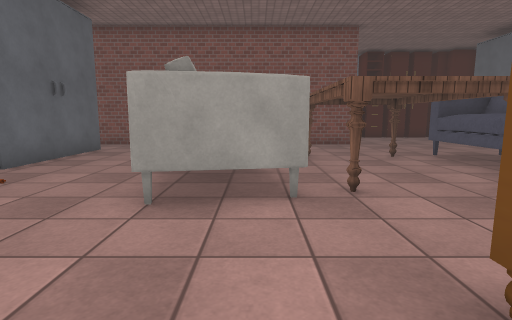
view 1 (above)

18 first-person views from a walk through a Unity game level. The camera is 1.2 m above the floor, tilts 8° down and sees 80° across. Doors are open. The floor is counted in squares, 1 m on a side. Each view is taken from the middle of a square. On the plan, view 1 faces up. The plan holds only what a view shows up to about 13 squares ahead; the rest is blank. The player character is not drawn. Some animated figures are left out. Some surface patterns are stand-ins.

view 2
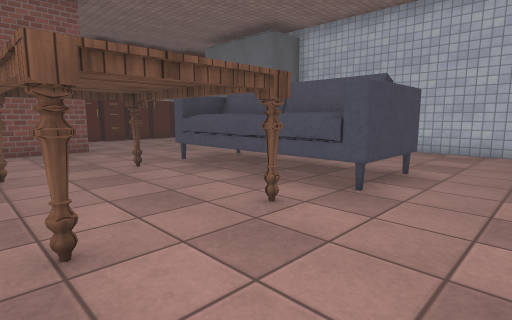

view 3
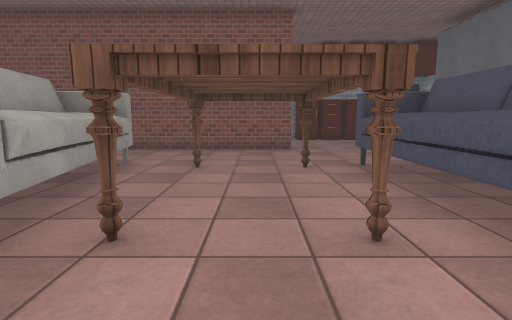

view 4
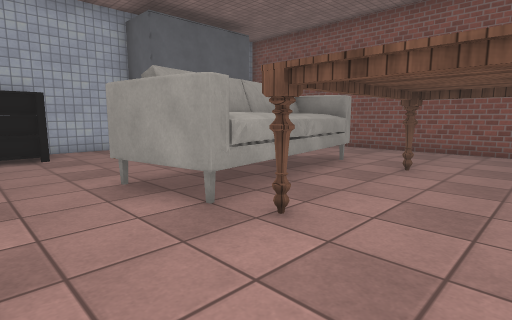

view 5
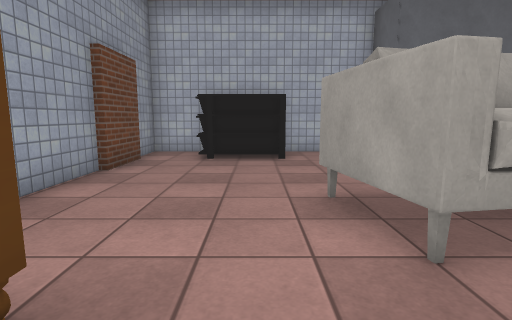

view 6
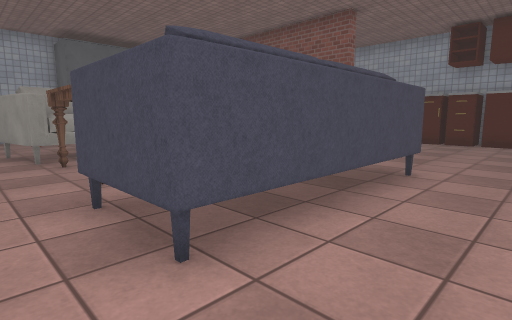

view 7
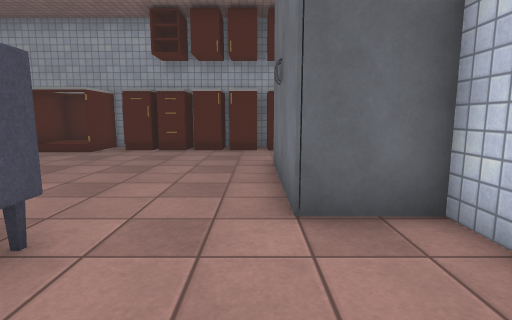

view 8
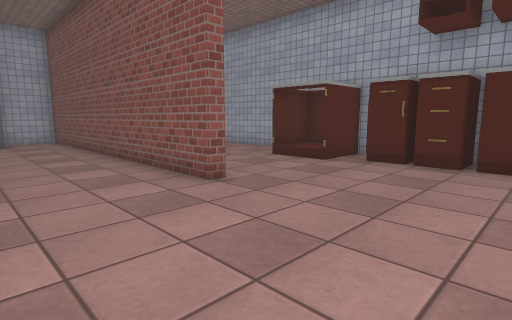

view 9
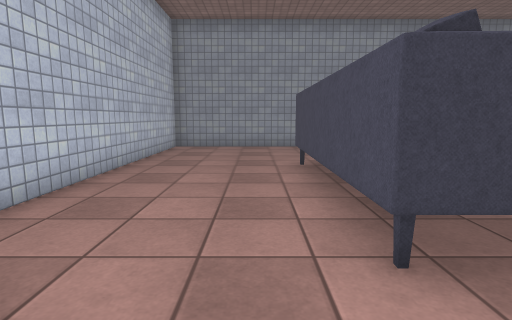

view 10
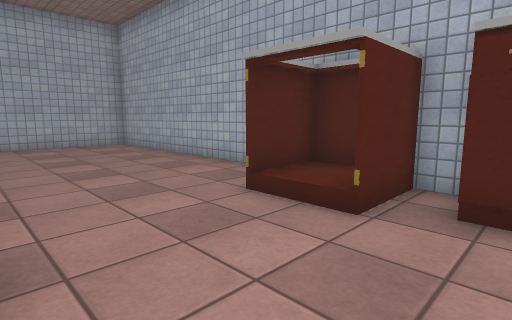

view 11
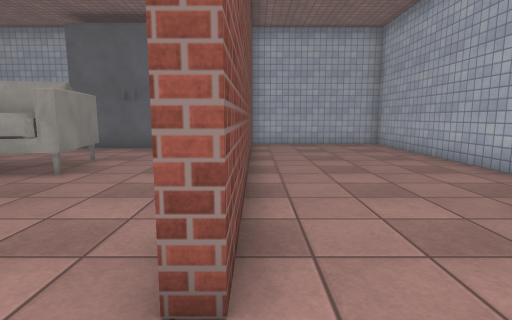

view 12
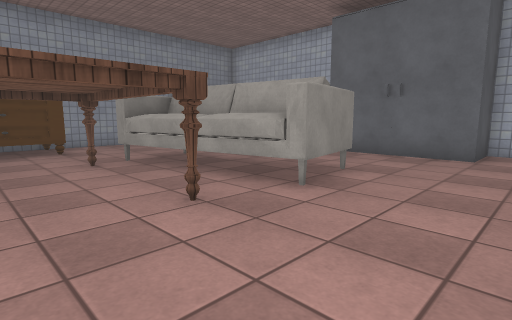

view 13
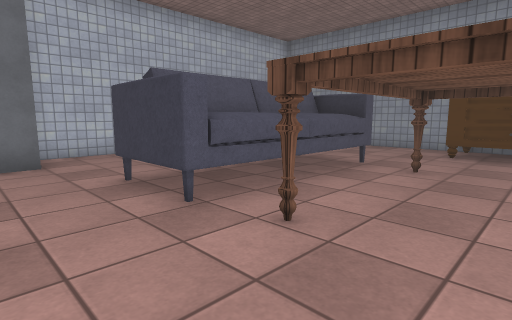

view 14
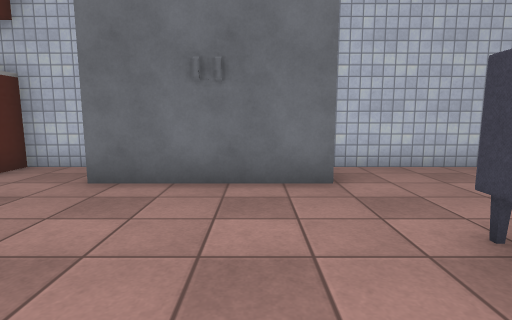

view 15
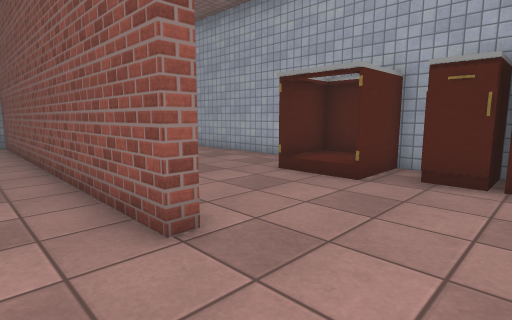

view 16
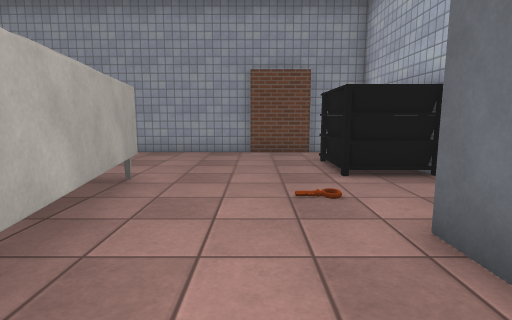

view 17
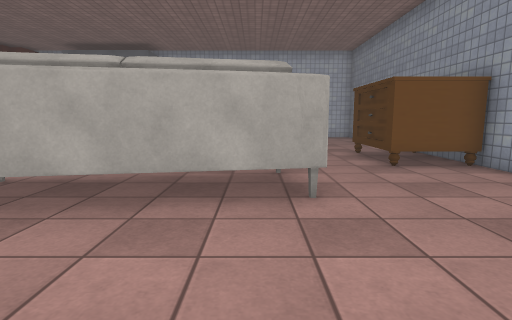

view 18
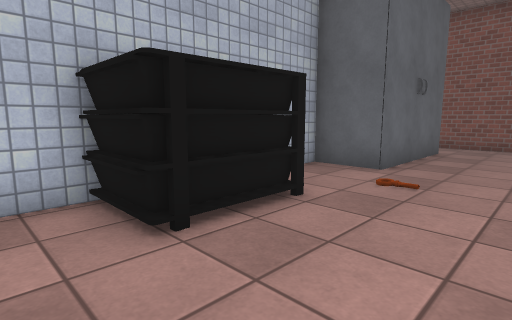

### Floor plan
Key: @ floor where view 1 was taken; # wall or solid block; . main floor; : floor 0.25 m higher than the main floor; D open door; O other object.
Columns run from 8 left of view 1 to 13 right of it. Each row starts with its distance up from view 1.
 20 ###################
 19 #.........#:#OOOOOO
 18 #.........#:#OOOOOOO##
 17 #..........DD........#
 16 #....................#
 15 #..................#
 14 #############......O
 13 #..................O
 12 #..................O
 11 OOO................OO
 10   O....OO.....OOO....#
  9   O...OOO.OOO.OOO....#
  8   O...OOO.O.O.OOO....#
  7 ###...OOO.O.O.OOO....#
  6 #.....OOO.O.O.OOO....#
  5 #..O..OOOOOOO.OOO....#
  4 OOO....OO.....OOO....#
  3 OOO..................#
  2 OOO..................#
  1 O.........OOO........#
  0 #.......@.O O........#
 -1 ######################

Where each view was taken, in squares from view 1:
view 1: 0 up, 0 right, facing up
view 2: 2 up, 1 right, facing up-right
view 3: 2 up, 3 right, facing up
view 4: 2 up, 4 right, facing up-left
view 5: 3 up, 3 right, facing left
view 6: 3 up, 10 right, facing up-left
view 7: 7 up, 10 right, facing up
view 8: 10 up, 9 right, facing up-left
view 9: 12 up, 9 right, facing down
view 10: 14 up, 6 right, facing up-left
view 11: 14 up, 6 right, facing left
view 12: 13 up, 4 right, facing down-left
view 13: 12 up, 2 right, facing down-right
view 14: 12 up, 5 right, facing right
view 15: 12 up, 7 right, facing up-left
view 16: 10 up, 4 left, facing down
view 17: 5 up, 6 left, facing right
view 18: 0 up, 3 left, facing up-left
